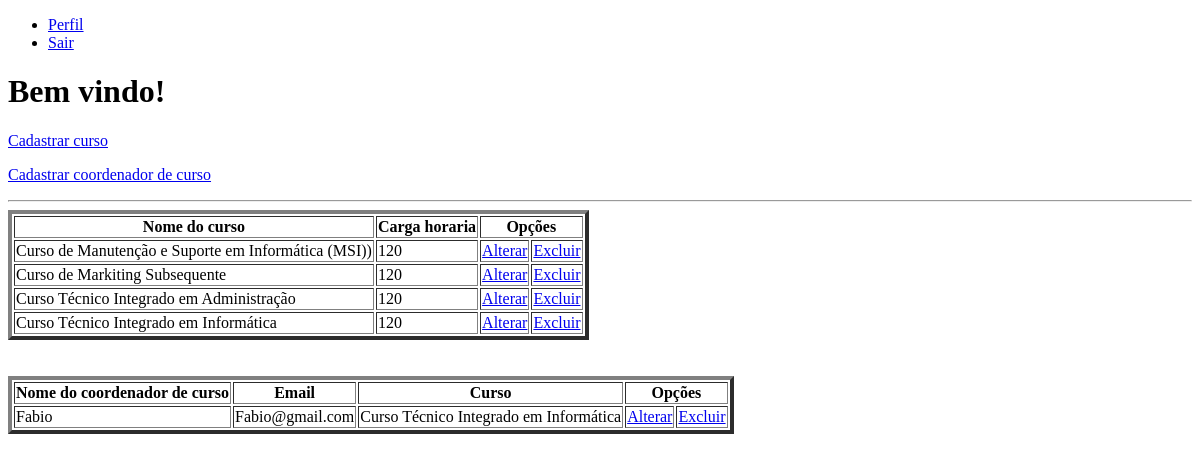
/inicialAdmin.php, run on an earlier commit of the app's database.
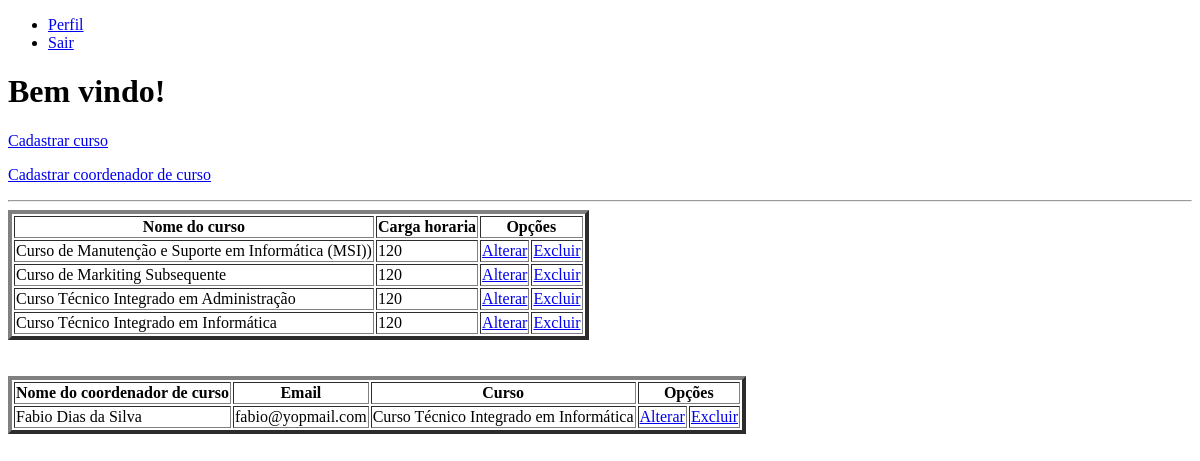
And on a later commit of the database.
### tables this page shows
CREATE TABLE IF NOT EXISTS `coordenador_curso` (
  `id_coordenador` int NOT NULL AUTO_INCREMENT,
  `nome` varchar(255) DEFAULT NULL,
  `email` varchar(255) DEFAULT NULL,
  `senha` varchar(255) DEFAULT NULL,
  `id_curso` int DEFAULT NULL,
  PRIMARY KEY (`id_coordenador`),
  KEY `fk_curso_coordenador` (`id_curso`)
);

CREATE TABLE IF NOT EXISTS `curso` (
  `id_curso` int NOT NULL AUTO_INCREMENT,
  `nome_curso` varchar(255) NOT NULL,
  `carga_horaria` int NOT NULL,
  PRIMARY KEY (`id_curso`)
);

### conecta.php (called while the page is built, shortened)
<?php
function excutarSQL($mysql, $sql)
{
    $resultado = mysqli_query($mysql, $sql);
    return $resultado;
}

### inicialAdmin.php (the view, shortened to what this page needs)
<?php
require_once "conecta.php";
$mysql = conectar();
?>
<!DOCTYPE html>
<html lang="pt-br">
<head>
</head>
<body>
    <?php require_once "boasPraticas/headerNav.php"; ?>
    <main>
        <h1>Bem vindo!</h1>
        <p><a href="crudCurso/formcadcurso.html">Cadastrar curso</a></p>
        <p><a href="crudCoordenador/formcadCoordenador.php">Cadastrar coordenador de curso</a></p>
        <hr>
        <?php
        $sql = "SELECT * FROM curso ORDER BY nome_curso ASC";
        $resultado = excutarSQL($mysql, $sql);
        if ($mysql->error) {
            die("Falha ao listar" . $mysql->error);
        } else {
            echo '<table border=4;">
            <tr>
            <th>Nome do curso</th>
            <th>Carga horaria</th>
            <th colspan=3>Opções</th>
            </tr>';
            while ($dados = mysqli_fetch_assoc($resultado)) {
                echo '<tr>';
                echo '<td>' . $dados['nome_curso'] . '</td>';
                echo '<td>' . $dados['carga_horaria'] . '</td>';
                echo '<td> <a href="crudCurso/formeditCurso.php?id=' . $dados['id_curso'] . '"> Alterar</a> </td>';
                echo '<td> <a href="crudCurso/excluirCurso?id=' . $dados['id_curso'] . '"> Excluir </a> </td>';
                echo '</tr>';
            }
            echo '</table> <br><br>';
        }
        $sql2 = "SELECT cc.id_coordenador, cc.nome, cc.email, c.nome_curso FROM coordenador_curso cc
        INNER JOIN curso c
        ON cc.id_curso = c.id_curso
        ORDER BY cc.nome ASC
        ;";
        $resultado2 = excutarSQL($mysql, $sql2);
        if ($mysql->error) {
            die("Falha ao listar" . $mysql->error);
        } else {
            echo '<table border=4;">
            <tr>
            <th>Nome do coordenador de curso</th>
            <th>Email</th>
            <th>Curso</th>
            <th colspan=3>Opções</th>
            </tr>';
            while ($dados2 = mysqli_fetch_assoc($resultado2)) {
                echo '<tr>';
                echo '<td>' . $dados2['nome'] . '</td>';
                echo '<td>' . $dados2['email'] . '</td>';
                echo '<td>' . $dados2['nome_curso'] . '</td>';
                echo '<td> <a href="crudCoordenador/formeditCoordenador.php?id=' . $dados2['id_coordenador'] . '"> Alterar</a> </td>';
                echo '<td> <a href="crudCoordenador/excluirCoordenador?id=' . $dados2['id_coordenador'] . '"> Excluir </a> </td>';
                echo '</tr>';
            }
            echo '</table> <br><br>';
        }
        echo '</table> <br><br>';
        ?>
    </main>
</body>
</html>

What changed in the data, as far as the page shows it:
changed coordenador_curso "Curso Técnico Integrado em Informática": nome "Fabio" → "Fabio Dias da Silva"; email "Fabio@gmail.com" → "fabio@yopmail.com"
